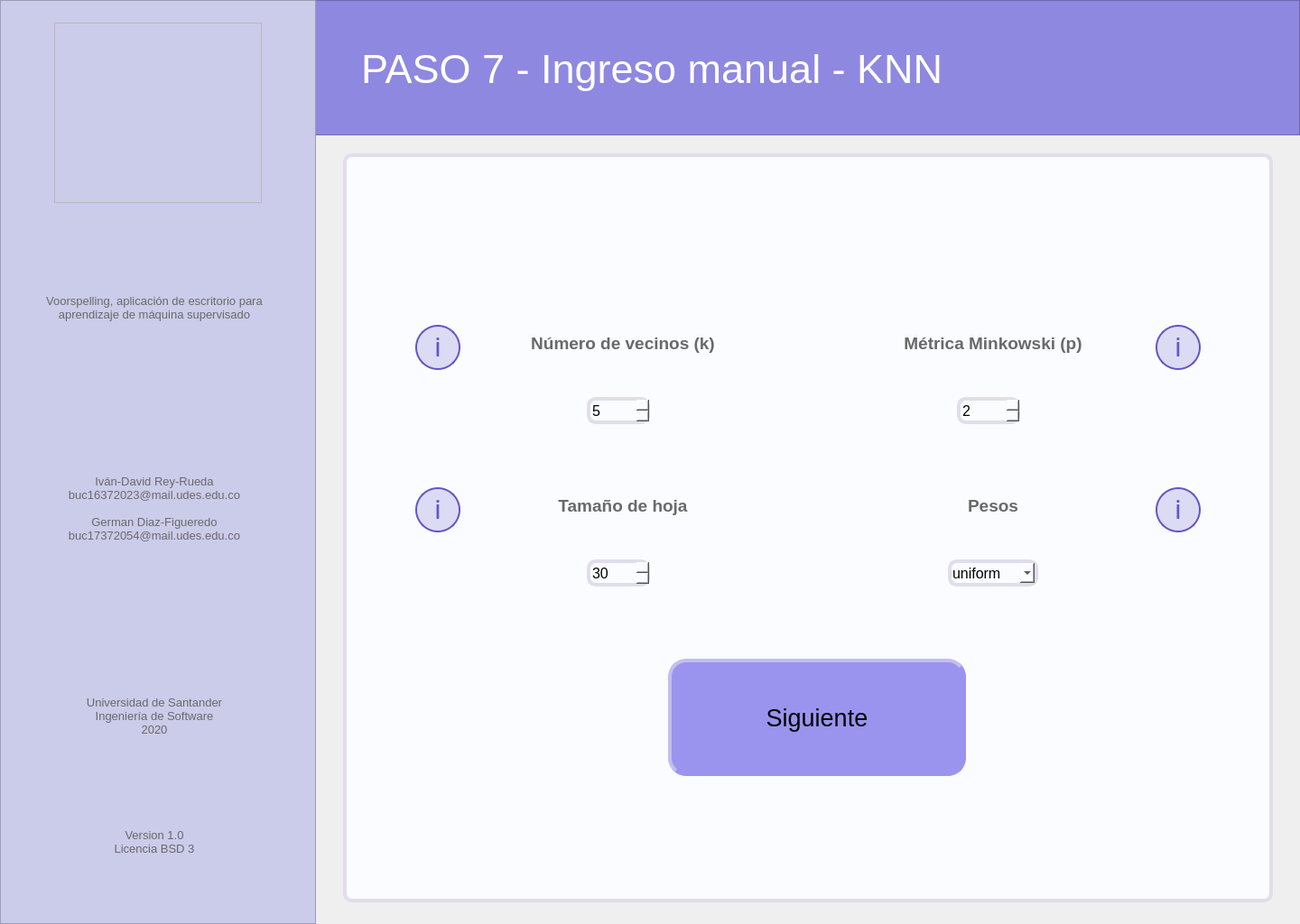
<?xml version="1.0" encoding="UTF-8"?>
<ui version="4.0">
 <class>MainWindow</class>
 <widget class="QMainWindow" name="MainWindow">
  <property name="geometry">
   <rect>
    <x>0</x>
    <y>0</y>
    <width>1440</width>
    <height>1024</height>
   </rect>
  </property>
  <property name="minimumSize">
   <size>
    <width>1440</width>
    <height>1024</height>
   </size>
  </property>
  <property name="maximumSize">
   <size>
    <width>1440</width>
    <height>1024</height>
   </size>
  </property>
  <property name="windowTitle">
   <string>Voorspelling</string>
  </property>
  <widget class="QWidget" name="centralwidget">
   <widget class="QFrame" name="left_bar">
    <property name="geometry">
     <rect>
      <x>0</x>
      <y>0</y>
      <width>350</width>
      <height>1024</height>
     </rect>
    </property>
    <property name="styleSheet">
     <string notr="true">background-color: rgb(203, 203, 234);

</string>
    </property>
    <property name="frameShape">
     <enum>QFrame::StyledPanel</enum>
    </property>
    <property name="frameShadow">
     <enum>QFrame::Raised</enum>
    </property>
    <widget class="QLabel" name="lbl_left_1">
     <property name="geometry">
      <rect>
       <x>18</x>
       <y>278</y>
       <width>306</width>
       <height>126</height>
      </rect>
     </property>
     <property name="font">
      <font>
       <pointsize>10</pointsize>
      </font>
     </property>
     <property name="styleSheet">
      <string notr="true">color: rgb(105, 105, 105);</string>
     </property>
     <property name="text">
      <string>Voorspelling, aplicación de escritorio para aprendizaje de máquina supervisado</string>
     </property>
     <property name="alignment">
      <set>Qt::AlignCenter</set>
     </property>
     <property name="wordWrap">
      <bool>true</bool>
     </property>
    </widget>
    <widget class="QLabel" name="lbl_left_2">
     <property name="geometry">
      <rect>
       <x>18</x>
       <y>500</y>
       <width>306</width>
       <height>126</height>
      </rect>
     </property>
     <property name="font">
      <font>
       <pointsize>10</pointsize>
      </font>
     </property>
     <property name="styleSheet">
      <string notr="true">color: rgb(105, 105, 105);</string>
     </property>
     <property name="text">
      <string>Iván-David Rey-Rueda
buc16372023@mail.udes.edu.co

German Diaz-Figueredo
buc17372054@mail.udes.edu.co</string>
     </property>
     <property name="alignment">
      <set>Qt::AlignCenter</set>
     </property>
     <property name="wordWrap">
      <bool>true</bool>
     </property>
    </widget>
    <widget class="QLabel" name="lbl_left_3">
     <property name="geometry">
      <rect>
       <x>18</x>
       <y>730</y>
       <width>306</width>
       <height>126</height>
      </rect>
     </property>
     <property name="font">
      <font>
       <pointsize>10</pointsize>
      </font>
     </property>
     <property name="styleSheet">
      <string notr="true">color: rgb(105, 105, 105);</string>
     </property>
     <property name="text">
      <string>Universidad de Santander
Ingeniería de Software
2020</string>
     </property>
     <property name="alignment">
      <set>Qt::AlignCenter</set>
     </property>
     <property name="wordWrap">
      <bool>true</bool>
     </property>
    </widget>
    <widget class="QLabel" name="lbl_left_4">
     <property name="geometry">
      <rect>
       <x>18</x>
       <y>870</y>
       <width>306</width>
       <height>126</height>
      </rect>
     </property>
     <property name="font">
      <font>
       <pointsize>10</pointsize>
      </font>
     </property>
     <property name="styleSheet">
      <string notr="true">color: rgb(105, 105, 105);</string>
     </property>
     <property name="text">
      <string>Version 1.0
Licencia BSD 3</string>
     </property>
     <property name="alignment">
      <set>Qt::AlignCenter</set>
     </property>
     <property name="wordWrap">
      <bool>true</bool>
     </property>
    </widget>
   </widget>
   <widget class="QFrame" name="logo">
    <property name="geometry">
     <rect>
      <x>60</x>
      <y>25</y>
      <width>230</width>
      <height>200</height>
     </rect>
    </property>
    <property name="styleSheet">
     <string notr="true">image: url(:/image/voorspelling_logo.png);</string>
    </property>
    <property name="frameShape">
     <enum>QFrame::StyledPanel</enum>
    </property>
    <property name="frameShadow">
     <enum>QFrame::Raised</enum>
    </property>
   </widget>
   <widget class="QFrame" name="up_bar">
    <property name="geometry">
     <rect>
      <x>0</x>
      <y>0</y>
      <width>1440</width>
      <height>150</height>
     </rect>
    </property>
    <property name="styleSheet">
     <string notr="true">background-color: rgb(143, 136, 224);</string>
    </property>
    <property name="frameShape">
     <enum>QFrame::StyledPanel</enum>
    </property>
    <property name="frameShadow">
     <enum>QFrame::Raised</enum>
    </property>
    <widget class="QLabel" name="lbl_tittle">
     <property name="geometry">
      <rect>
       <x>400</x>
       <y>40</y>
       <width>700</width>
       <height>72</height>
      </rect>
     </property>
     <property name="font">
      <font>
       <family>MS Shell Dlg 2</family>
       <pointsize>34</pointsize>
       <weight>50</weight>
       <italic>false</italic>
       <bold>false</bold>
      </font>
     </property>
     <property name="styleSheet">
      <string notr="true">border: none;
color: rgb(255, 255, 255);</string>
     </property>
     <property name="text">
      <string>PASO 7 - Ingreso manual - KNN</string>
     </property>
     <property name="scaledContents">
      <bool>false</bool>
     </property>
     <property name="alignment">
      <set>Qt::AlignLeading|Qt::AlignLeft|Qt::AlignVCenter</set>
     </property>
     <property name="wordWrap">
      <bool>true</bool>
     </property>
     <property name="margin">
      <number>0</number>
     </property>
     <property name="indent">
      <number>0</number>
     </property>
    </widget>
   </widget>
   <widget class="QFrame" name="main_area">
    <property name="geometry">
     <rect>
      <x>380</x>
      <y>170</y>
      <width>1030</width>
      <height>830</height>
     </rect>
    </property>
    <property name="styleSheet">
     <string notr="true">background-color: rgb(250, 252, 255);
border: 4px solid;
border-color: rgb(225, 221, 235);
border-radius: 10px;</string>
    </property>
    <property name="frameShape">
     <enum>QFrame::StyledPanel</enum>
    </property>
    <property name="frameShadow">
     <enum>QFrame::Raised</enum>
    </property>
    <widget class="QLabel" name="lbl_numero_vecinos">
     <property name="geometry">
      <rect>
       <x>130</x>
       <y>170</y>
       <width>360</width>
       <height>80</height>
      </rect>
     </property>
     <property name="font">
      <font>
       <pointsize>14</pointsize>
       <weight>75</weight>
       <bold>true</bold>
      </font>
     </property>
     <property name="styleSheet">
      <string notr="true">color: rgb(105, 105, 105);
border: none;</string>
     </property>
     <property name="text">
      <string>Número de vecinos (k)</string>
     </property>
     <property name="alignment">
      <set>Qt::AlignCenter</set>
     </property>
     <property name="wordWrap">
      <bool>true</bool>
     </property>
    </widget>
    <widget class="QLabel" name="lbl_minkowski_p">
     <property name="geometry">
      <rect>
       <x>540</x>
       <y>170</y>
       <width>360</width>
       <height>80</height>
      </rect>
     </property>
     <property name="font">
      <font>
       <pointsize>14</pointsize>
       <weight>75</weight>
       <bold>true</bold>
      </font>
     </property>
     <property name="styleSheet">
      <string notr="true">color: rgb(105, 105, 105);
border: none;</string>
     </property>
     <property name="text">
      <string>Métrica Minkowski (p)</string>
     </property>
     <property name="alignment">
      <set>Qt::AlignCenter</set>
     </property>
     <property name="wordWrap">
      <bool>true</bool>
     </property>
    </widget>
    <widget class="QLabel" name="lbl_tamano_hoja">
     <property name="geometry">
      <rect>
       <x>130</x>
       <y>350</y>
       <width>360</width>
       <height>80</height>
      </rect>
     </property>
     <property name="font">
      <font>
       <pointsize>14</pointsize>
       <weight>75</weight>
       <bold>true</bold>
      </font>
     </property>
     <property name="styleSheet">
      <string notr="true">color: rgb(105, 105, 105);
border: none;</string>
     </property>
     <property name="text">
      <string>Tamaño de hoja</string>
     </property>
     <property name="alignment">
      <set>Qt::AlignCenter</set>
     </property>
     <property name="wordWrap">
      <bool>true</bool>
     </property>
    </widget>
    <widget class="QLabel" name="lbl_pesos">
     <property name="geometry">
      <rect>
       <x>540</x>
       <y>350</y>
       <width>360</width>
       <height>80</height>
      </rect>
     </property>
     <property name="font">
      <font>
       <pointsize>14</pointsize>
       <weight>75</weight>
       <bold>true</bold>
      </font>
     </property>
     <property name="styleSheet">
      <string notr="true">color: rgb(105, 105, 105);
border: none;</string>
     </property>
     <property name="text">
      <string>Pesos</string>
     </property>
     <property name="alignment">
      <set>Qt::AlignCenter</set>
     </property>
     <property name="wordWrap">
      <bool>true</bool>
     </property>
    </widget>
    <widget class="QPushButton" name="btn_info_numero_vecinos">
     <property name="geometry">
      <rect>
       <x>80</x>
       <y>190</y>
       <width>50</width>
       <height>50</height>
      </rect>
     </property>
     <property name="styleSheet">
      <string notr="true">QPushButton{
background: rgba(101, 85, 198, 0.2);
border: 2px solid #6555C6;
box-sizing: border-box;
border-radius: 25px;


position: absolute;
width: 25px;
height: 44.55px;
font-family: Roboto;
font-style: normal;
font-weight: normal;
font-size: 30px;
line-height: 56px;
display: flex;
align-items: center;
text-align: center;

color: #6555C6;
}
QPushButton:hover{
background-color: rgb(190, 185, 250);
}
QPushButton:pressed{
background-color: rgb(160, 150, 240);
}</string>
     </property>
     <property name="text">
      <string>i</string>
     </property>
    </widget>
    <widget class="QPushButton" name="btn_info_tamano_hoja">
     <property name="geometry">
      <rect>
       <x>80</x>
       <y>370</y>
       <width>50</width>
       <height>50</height>
      </rect>
     </property>
     <property name="styleSheet">
      <string notr="true">QPushButton{
background: rgba(101, 85, 198, 0.2);
border: 2px solid #6555C6;
box-sizing: border-box;
border-radius: 25px;


position: absolute;
width: 25px;
height: 44.55px;
font-family: Roboto;
font-style: normal;
font-weight: normal;
font-size: 30px;
line-height: 56px;
display: flex;
align-items: center;
text-align: center;

color: #6555C6;
}
QPushButton:hover{
background-color: rgb(190, 185, 250);
}
QPushButton:pressed{
background-color: rgb(160, 150, 240);
}</string>
     </property>
     <property name="text">
      <string>i</string>
     </property>
    </widget>
    <widget class="QPushButton" name="btn_info_minkowski_p">
     <property name="geometry">
      <rect>
       <x>900</x>
       <y>190</y>
       <width>50</width>
       <height>50</height>
      </rect>
     </property>
     <property name="styleSheet">
      <string notr="true">QPushButton{
background: rgba(101, 85, 198, 0.2);
border: 2px solid #6555C6;
box-sizing: border-box;
border-radius: 25px;


position: absolute;
width: 25px;
height: 44.55px;
font-family: Roboto;
font-style: normal;
font-weight: normal;
font-size: 30px;
line-height: 56px;
display: flex;
align-items: center;
text-align: center;

color: #6555C6;
}
QPushButton:hover{
background-color: rgb(190, 185, 250);
}
QPushButton:pressed{
background-color: rgb(160, 150, 240);
}</string>
     </property>
     <property name="text">
      <string>i</string>
     </property>
    </widget>
    <widget class="QPushButton" name="btn_info_pesos">
     <property name="geometry">
      <rect>
       <x>900</x>
       <y>370</y>
       <width>50</width>
       <height>50</height>
      </rect>
     </property>
     <property name="styleSheet">
      <string notr="true">QPushButton{
background: rgba(101, 85, 198, 0.2);
border: 2px solid #6555C6;
box-sizing: border-box;
border-radius: 25px;


position: absolute;
width: 25px;
height: 44.55px;
font-family: Roboto;
font-style: normal;
font-weight: normal;
font-size: 30px;
line-height: 56px;
display: flex;
align-items: center;
text-align: center;

color: #6555C6;
}
QPushButton:hover{
background-color: rgb(190, 185, 250);
}
QPushButton:pressed{
background-color: rgb(160, 150, 240);
}</string>
     </property>
     <property name="text">
      <string>i</string>
     </property>
    </widget>
    <widget class="QSpinBox" name="sb_tamano_hoja">
     <property name="geometry">
      <rect>
       <x>270</x>
       <y>450</y>
       <width>70</width>
       <height>30</height>
      </rect>
     </property>
     <property name="font">
      <font>
       <pointsize>12</pointsize>
      </font>
     </property>
     <property name="minimum">
      <number>10</number>
     </property>
     <property name="maximum">
      <number>100</number>
     </property>
     <property name="value">
      <number>30</number>
     </property>
    </widget>
    <widget class="QComboBox" name="cb_pesos">
     <property name="geometry">
      <rect>
       <x>670</x>
       <y>450</y>
       <width>100</width>
       <height>30</height>
      </rect>
     </property>
     <property name="font">
      <font>
       <pointsize>12</pointsize>
      </font>
     </property>
     <property name="currentIndex">
      <number>0</number>
     </property>
     <item>
      <property name="text">
       <string>uniform</string>
      </property>
     </item>
     <item>
      <property name="text">
       <string>distance</string>
      </property>
     </item>
    </widget>
    <widget class="QSpinBox" name="sb_minkowski_p">
     <property name="geometry">
      <rect>
       <x>680</x>
       <y>270</y>
       <width>70</width>
       <height>30</height>
      </rect>
     </property>
     <property name="font">
      <font>
       <pointsize>12</pointsize>
      </font>
     </property>
     <property name="minimum">
      <number>1</number>
     </property>
     <property name="maximum">
      <number>100</number>
     </property>
     <property name="value">
      <number>2</number>
     </property>
    </widget>
    <widget class="QSpinBox" name="sb_numero_vecinos">
     <property name="geometry">
      <rect>
       <x>270</x>
       <y>270</y>
       <width>70</width>
       <height>30</height>
      </rect>
     </property>
     <property name="font">
      <font>
       <pointsize>12</pointsize>
      </font>
     </property>
     <property name="minimum">
      <number>1</number>
     </property>
     <property name="maximum">
      <number>100</number>
     </property>
     <property name="value">
      <number>5</number>
     </property>
    </widget>
    <widget class="QPushButton" name="btn_next">
     <property name="geometry">
      <rect>
       <x>360</x>
       <y>560</y>
       <width>330</width>
       <height>130</height>
      </rect>
     </property>
     <property name="font">
      <font>
       <pointsize>20</pointsize>
       <kerning>true</kerning>
      </font>
     </property>
     <property name="styleSheet">
      <string notr="true">QPushButton{
background-color: rgb(154, 148, 238);
border-left-color: rgb(195, 190, 239);
border-top-color: rgb(195, 190, 239);
border-bottom-color: rgb(154, 148, 238);
border-right-color: rgb(154, 148, 238);
border-radius: 20px;
}
QPushButton:hover{
background-color: rgb(160, 155, 245);
}
QPushButton:pressed{
background-color: rgb(150, 140, 230);
border-left-color: rgb(140, 135, 220);
border-top-color: rgb(140, 135, 220);
border-bottom-color: rgb(195, 190, 239);
border-right-color: rgb(195, 190, 239);
}</string>
     </property>
     <property name="text">
      <string>Siguiente</string>
     </property>
     <property name="autoDefault">
      <bool>false</bool>
     </property>
    </widget>
    <widget class="QPushButton" name="btn_back">
     <property name="geometry">
      <rect>
       <x>60</x>
       <y>50</y>
       <width>70</width>
       <height>70</height>
      </rect>
     </property>
     <property name="styleSheet">
      <string notr="true">QPushButton{
background-image: url(:/botton/bxs-left-arrow-circle.svg);
border-radius: 35px;
border: none;


color: #6555C6;
}
QPushButton:hover{
background-color: rgb(235, 225, 250);

}
QPushButton:pressed{

background-color: qradialgradient(spread:pad, cx:0.5, cy:0.5, radius:0.5, fx:0.5, fy:0.5, stop:0 rgba(200, 190, 250, 205), stop:0.6 rgba(200, 190, 250, 205), stop:1 rgba(255, 255, 255, 0));

}

</string>
     </property>
     <property name="text">
      <string/>
     </property>
     <property name="iconSize">
      <size>
       <width>20</width>
       <height>20</height>
      </size>
     </property>
    </widget>
   </widget>
   <zorder>up_bar</zorder>
   <zorder>left_bar</zorder>
   <zorder>logo</zorder>
   <zorder>main_area</zorder>
  </widget>
 </widget>
 <resources>
  <include location="Images_voor.qrc"/>
 </resources>
 <connections/>
</ui>
